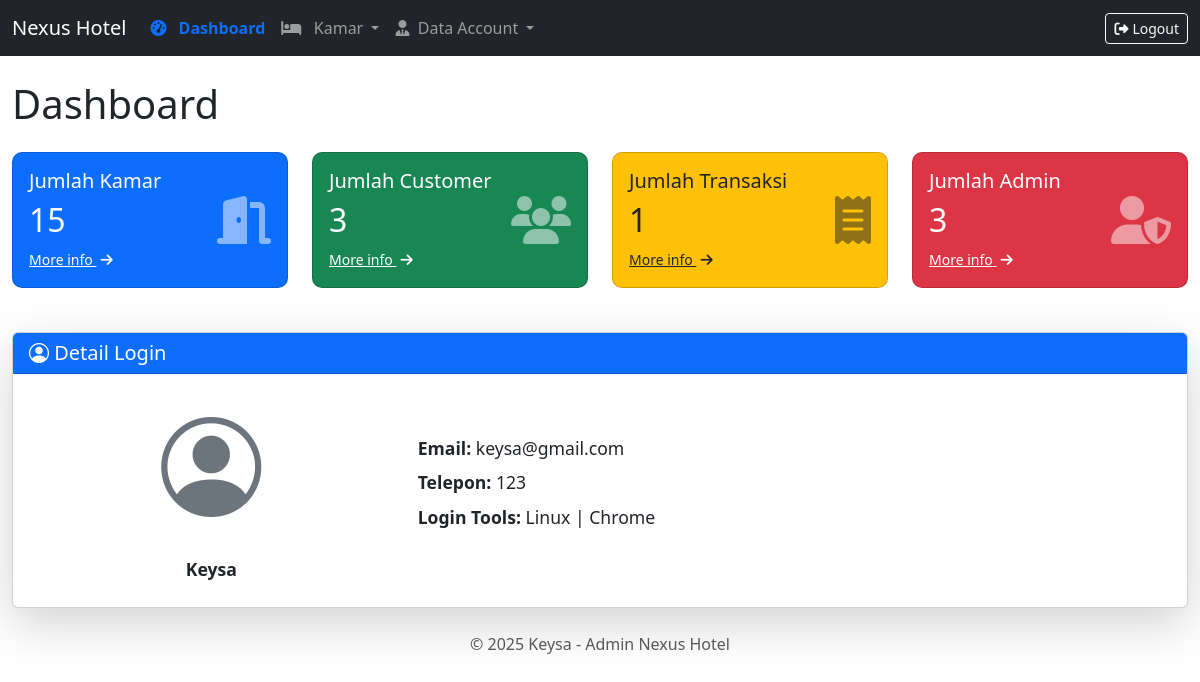
Page /admin/dashboard.php (signed in) on the committed database.
### tables this page shows
CREATE TABLE `cust` (
  `id_cust` int(12) NOT NULL,
  `username` varchar(255) NOT NULL,
  `email` varchar(255) NOT NULL,
  `password` varchar(255) NOT NULL,
  `no_hp` varchar(15) NOT NULL,
  `role` enum('customer','admin') DEFAULT 'customer'
);

### admin/dashboard.php (the view, shortened to what this page needs)
<?php
require_once '../koneksi.php';
$email = $_SESSION['email'] ?? '';
if ($email) {
    $stmt = $conn->prepare("SELECT * FROM cust WHERE email = ? AND role = 'admin' LIMIT 1");
    $stmt->bind_param("s", $email);
    $stmt->execute();
    $result = $stmt->get_result();
    $admin_data = $result->fetch_assoc();
}
$stats = [
    'kmr' => $conn->query("SELECT COUNT(*) FROM kmr")->fetch_row()[0],
    'cust' => $conn->query("SELECT COUNT(*) FROM cust WHERE role != 'admin'")->fetch_row()[0],
    'transaksi' => $conn->query("SELECT COUNT(*) FROM transaksi")->fetch_row()[0],
    'admin' => $conn->query("SELECT COUNT(*) FROM cust WHERE role = 'admin'")->fetch_row()[0]
];
?>
<!DOCTYPE html>
<html lang="en">
<head>
    <link href="https://cdn.jsdelivr.net/npm/bootstrap@5.3.0/dist/css/bootstrap.min.css" rel="stylesheet" />
    <link rel="stylesheet" href="https://cdnjs.cloudflare.com/ajax/libs/font-awesome/6.4.0/css/all.min.css" />
    <link rel="stylesheet" href="https://cdn.jsdelivr.net/npm/bootstrap-icons@1.10.5/font/bootstrap-icons.css">
</head>
<body>
    <?php include 'navbar.php'
    ?>
    <main class="main-content py-4">
        <div class="container">
            <h1 class="mb-4">Dashboard</h1>
            <div class="row g-4">
                <div class="col-md-3">
                    <div class="card stat-card bg-primary text-white">
                        <div class="card-body d-flex justify-content-between align-items-center">
                            <div>
                                <h5>Jumlah Kamar</h5>
                                <h2><?= $stats['kmr'] ?></h2>
                                <a href="kamar.php" class="text-white small">More info <i
                                        class="fas fa-arrow-right ms-1"></i></a>
                            </div>
                            <i class="fas fa-door-open fa-3x opacity-50"></i>
                        </div>
                    </div>
                </div>
                <div class="col-md-3">
                    <div class="card stat-card bg-success text-white">
                        <div class="card-body d-flex justify-content-between align-items-center">
                            <div>
                                <h5>Jumlah Customer</h5>
                                <h2><?= $stats['cust'] ?></h2>
                                <a href="dtcust.php" class="text-white small">More info <i
                                        class="fas fa-arrow-right ms-1"></i></a>
                            </div>
                            <i class="fas fa-users fa-3x opacity-50"></i>
                        </div>
                    </div>
                </div>
                <div class="col-md-3">
                    <div class="card stat-card bg-warning text-dark">
                        <div class="card-body d-flex justify-content-between align-items-center">
                            <div>
                                <h5>Jumlah Transaksi</h5>
                                <h2><?= $stats['transaksi'] ?></h2>
                                <a href="dttransaksi.php" class="text-dark small">More info <i
                                        class="fas fa-arrow-right ms-1"></i></a>
                            </div>
                            <i class="fas fa-receipt fa-3x opacity-50"></i>
                        </div>
                    </div>
                </div>
                <div class="col-md-3">
                    <div class="card stat-card bg-danger text-white">
                        <div class="card-body d-flex justify-content-between align-items-center">
                            <div>
                                <h5>Jumlah Admin</h5>
                                <h2><?= $stats['admin'] ?></h2>
                                <a href="dtadmin.php" class="text-white small">More info <i
                                        class="fas fa-arrow-right ms-1"></i></a>
                            </div>
                            <i class="fas fa-user-shield fa-3x opacity-50"></i>
                        </div>
                    </div>
                </div>
            </div>
            <div class="card shadow-lg rounded mt-4">
                <div class="card-header bg-primary text-white">
                    <h5 class="mb-0"><i class="bi bi-person-circle"></i> Detail Login</h5>
                </div>
                <div class="card-body row align-items-center">
                    <div class="col-md-4 text-center">
                        <div class="mb-3">
                            <i class="bi bi-person-circle" style="font-size: 100px; color: #6c757d;"></i>
                        </div class="mb-3">
                        <p class="mb-2"><strong><?= htmlspecialchars($admin_data['username']) ?></strong></p>
                    </div>
                    <div class="col-md-8">
                        <div class="mb-3">
                            <p class="mb-2"><strong>Email:</strong> <?= htmlspecialchars($admin_data['email'] ?? '-') ?>
                            </p>
                            <p class="mb-2"><strong>Telepon:</strong>
                                <?= htmlspecialchars($admin_data['no_hp'] ?? '-') ?></p>
                            <p class="mb-2"><strong>Login Tools:</strong> <span id="loginTools">Loading...</span></p>
                        </div>
                    </div>
                </div>
            </div>
            <footer class="mt-4 text-center text-muted">
                <p>&copy; <?= date('Y') ?> <?= htmlspecialchars($admin_data['username']) ?> - Admin Nexus Hotel</p>
            </footer>
        </div>
    </main>
</body>
</html>

### admin/dashboard.php (style rules this page uses)
.stat-card { border-radius: 10px; transition: all 0.3s; margin-bottom: 20px; }
.container { margin-left: auto; }
.card-body p { font-size: 1.1rem; }

### admin/navbar.php (style rules this page uses)
@media (min-width: 992px) { .main-content .container { max-width: 1200px; } }

### rows in the picture
cust: username "Keysa", email "keysa@gmail.com", no_hp "123"

### other values in the picture
$stats['kmr'] "15"
$stats['cust'] "3"
$stats['transaksi'] "1"
$stats['admin'] "3"
